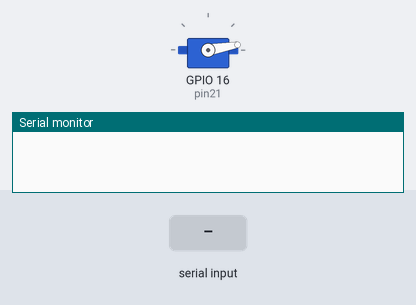
This sketch was run on a simulated ESP32. Shown: servo, the last lines printed to the serial monitor. The inputs (shaded band) are chosen by the test bench.

Above: at 1.3 s.
1.4 s: "200\n" received over Serial
At 2.4 s:
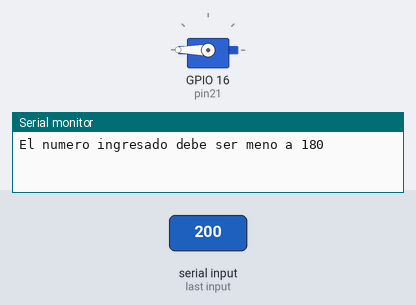
2.9 s: "90,45\n" received over Serial
At 3.6 s:
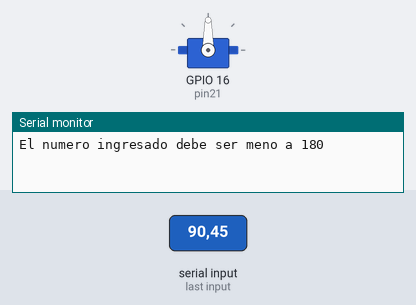
4.4 s: "30,150\n" received over Serial
At 4.8 s:
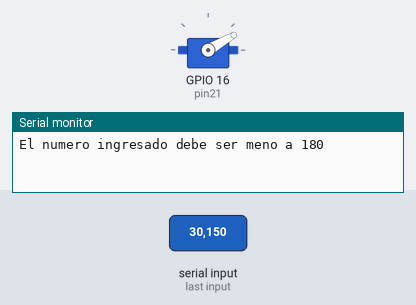
5.9 s: "90\n" received over Serial
At 7.2 s:
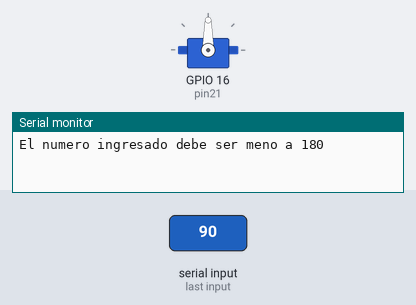
Timing chart, 0 to 8.4 s (numbered marks = the images above; inputs shaded):
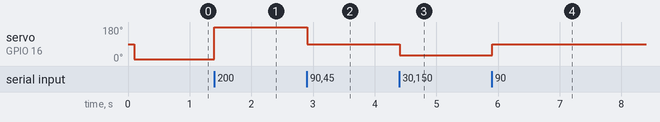

The sketch:

servo180ino.ino
```cpp
#include <ESP32Servo.h>
int pin21 = 16;
int pos21 = 10;
int orientacion = 1;
Servo servo21;

void setup() {
  Serial.begin(115200);
  ESP32PWM::allocateTimer(0);
  servo21.setPeriodHertz(50);
  servo21.attach(pin21, 500, 2400);
  delay(100);
}

void loop() {

  if (Serial.available()) {
    String serialEntrada = Serial.readStringUntil('\n');
    int entrada = serialEntrada.toInt();
    if (entrada < 0) {
      Serial.println("El numero ingresado debe ser mayor a 0");
      pos21 = 0;
    }
    else if (entrada > 180) {
      Serial.println("El numero ingresado debe ser meno a 180");
      pos21 = 180;
    } else {
      pos21 = entrada;
    }
  }
  servo21.write(pos21);
  delay(100);

//  if(pos21 >= 180){
//    orientacion = -1;
//  }else if(pos21 <= 0){
//    orientacion = 1;
//  }
//  pos21 += orientacion;
//  servo21.write(pos21);
//  delay(500);
}
```

Measured:
- after the input at 1.4 s, servo on GPIO 16 (pin21): 10° → 180° at once
- after the input at 2.9 s, servo on GPIO 16 (pin21): 180° → 90° at once
- after the input at 4.4 s, servo on GPIO 16 (pin21): 90° → 30° at once
- after the input at 5.9 s, servo on GPIO 16 (pin21): 30° → 90° at once
